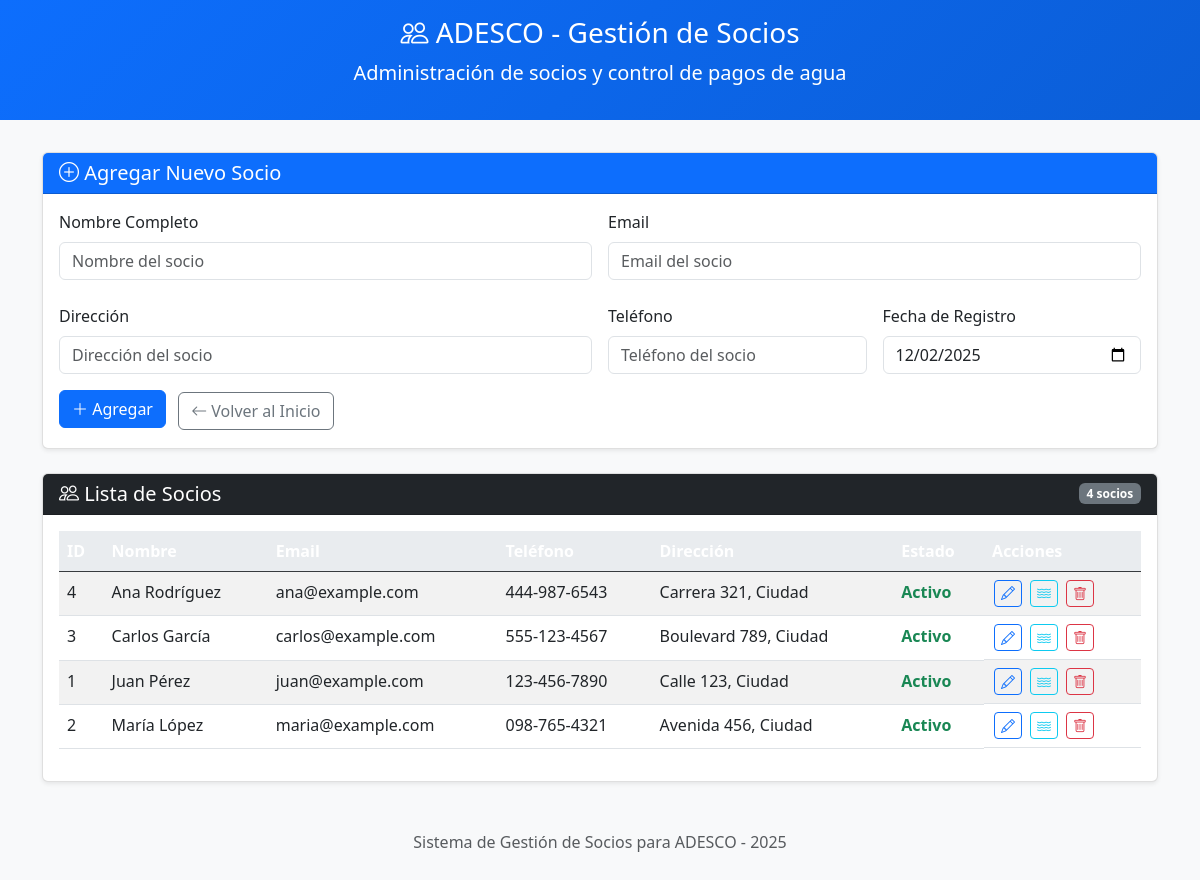
/members.php, run on the app's committed database.
### tables this page shows
CREATE TABLE members (
    id INT AUTO_INCREMENT PRIMARY KEY,
    name VARCHAR(255) NOT NULL,
    address VARCHAR(255),
    phone VARCHAR(20),
    email VARCHAR(255),
    registration_date DATE NOT NULL,
    status ENUM('active', 'inactive') DEFAULT 'active',
    created_at TIMESTAMP DEFAULT CURRENT_TIMESTAMP,
    updated_at TIMESTAMP DEFAULT CURRENT_TIMESTAMP ON UPDATE CURRENT_TIMESTAMP
);

### members.php (the view, shortened to what this page needs)
<?php
$conn = getConnection();
$sql = "SELECT * FROM members ORDER BY name";
$stmt = $conn->query($sql);
$members = $stmt->fetchAll(PDO::FETCH_ASSOC);
$edit_member = null;
?>
<!DOCTYPE html>
<html lang="es">
<head>
    <link href="https://cdn.jsdelivr.net/npm/bootstrap@5.3.0/dist/css/bootstrap.min.css" rel="stylesheet">
    <link rel="stylesheet" href="https://cdn.jsdelivr.net/npm/bootstrap-icons@1.7.2/font/bootstrap-icons.css">
</head>
<body>
    <div class="header">
        <div class="container">
            <div class="row">
                <div class="col-12 text-center">
                    <h1 class="h3"><i class="bi bi-people"></i> ADESCO - Gestión de Socios</h1>
                    <p class="lead small">Administración de socios y control de pagos de agua</p>
                </div>
            </div>
        </div>
    </div>
    <div class="container">
        <div class="card mb-4">
            <div class="card-header bg-primary text-white">
                <h3 class="h5 mb-0">
                    <?php echo $edit_member ? '<i class="bi bi-pencil"></i> Editar Socio' : '<i class="bi bi-plus-circle"></i> Agregar Nuevo Socio'; ?>
                </h3>
            </div>
            <div class="card-body">
                <form method="POST" action="">
                    <div class="row g-3">
                        <div class="col-12 col-md-6">
                            <label for="name" class="form-label">Nombre Completo</label>
                            <input type="text" class="form-control" id="name" name="name"
                                   placeholder="Nombre del socio"
                                   value="<?php echo $edit_member ? htmlspecialchars($edit_member['name']) : ''; ?>" required>
                        </div>
                        <div class="col-12 col-md-6">
                            <label for="email" class="form-label">Email</label>
                            <input type="email" class="form-control" id="email" name="email"
                                   placeholder="Email del socio"
                                   value="<?php echo $edit_member ? htmlspecialchars($edit_member['email']) : ''; ?>">
                        </div>
                    </div>
                    <div class="row g-3 mt-2">
                        <div class="col-12 col-md-6">
                            <label for="address" class="form-label">Dirección</label>
                            <input type="text" class="form-control" id="address" name="address"
                                   placeholder="Dirección del socio"
                                   value="<?php echo $edit_member ? htmlspecialchars($edit_member['address']) : ''; ?>">
                        </div>
                        <div class="col-12 col-md-6 col-lg-3">
                            <label for="phone" class="form-label">Teléfono</label>
                            <input type="text" class="form-control" id="phone" name="phone"
                                   placeholder="Teléfono del socio"
                                   value="<?php echo $edit_member ? htmlspecialchars($edit_member['phone']) : ''; ?>">
                        </div>
                        <div class="col-12 col-md-6 col-lg-3">
                            <label for="registration_date" class="form-label">Fecha de Registro</label>
                            <input type="date" class="form-control" id="registration_date" name="registration_date"
                                   value="<?php echo $edit_member ? $edit_member['registration_date'] : date('Y-m-d'); ?>"
                                   <?php echo $edit_member ? '' : 'required'; ?>>
                        </div>
                    </div>
                    <div class="mt-3 d-grid d-md-block">
                        <?php if ($edit_member): ?>
                            <button type="submit" name="update_member" class="btn btn-warning me-2 mb-1">
                                <i class="bi bi-save"></i> Actualizar
                            </button>
                            <a href="members.php" class="btn btn-secondary mb-1">
                                <i class="bi bi-x-circle"></i> Cancelar
                            </a>
                        <?php else: ?>
                            <button type="submit" name="add_member" class="btn btn-primary me-2 mb-1">
                                <i class="bi bi-plus-lg"></i> Agregar
                            </button>
                        <?php endif; ?>
                        <a href="index.php" class="btn btn-outline-secondary">
                            <i class="bi bi-arrow-left"></i> Volver al Inicio
                        </a>
                    </div>
                </form>
            </div>
        </div>
        <div class="card">
            <div class="card-header bg-dark text-white d-flex flex-wrap justify-content-between align-items-center gap-2">
                <h3 class="h5 mb-0"><i class="bi bi-people"></i> Lista de Socios</h3>
                <span class="badge bg-secondary"><?php echo count($members); ?> socios</span>
            </div>
            <div class="card-body">
                <?php if (count($members) > 0): ?>
                    <div class="table-responsive">
                        <table class="table table-striped table-hover">
                            <thead class="table-dark">
                                <tr>
                                    <th>ID</th>
                                    <th>Nombre</th>
                                    <th>Email</th>
                                    <th>Teléfono</th>
                                    <th>Dirección</th>
                                    <th>Estado</th>
                                    <th>Acciones</th>
                                </tr>
                            </thead>
                            <tbody>
                                <?php foreach ($members as $member): ?>
                                    <tr>
                                        <td><?php echo htmlspecialchars($member['id']); ?></td>
                                        <td><?php echo htmlspecialchars($member['name']); ?></td>
                                        <td><?php echo htmlspecialchars($member['email']); ?></td>
                                        <td><?php echo htmlspecialchars($member['phone']); ?></td>
                                        <td><?php echo htmlspecialchars($member['address']); ?></td>
                                        <td>
                                            <span class="<?php echo $member['status'] == 'active' ? 'status-active' : 'status-inactive'; ?>">
                                                <?php echo $member['status'] == 'active' ? 'Activo' : 'Inactivo'; ?>
                                            </span>
                                        </td>
                                        <td class="d-flex flex-wrap gap-1">
                                            <a href="?edit=<?php echo $member['id']; ?>" class="btn btn-sm btn-outline-primary action-btn">
                                                <i class="bi bi-pencil"></i>
                                            </a>
                                            <a href="water_payments.php?member_id=<?php echo $member['id']; ?>" class="btn btn-sm btn-outline-info action-btn">
                                                <i class="bi bi-water"></i>
                                            </a>
                                            <form method="POST" style="display: inline;"
                                                  onsubmit="return confirm('¿Estás seguro de que deseas eliminar este socio?');">
                                                <button type="submit" name="delete_member" class="btn btn-sm btn-outline-danger action-btn">
                                                    <i class="bi bi-trash"></i>
                                                </button>
                                            </form>
                                        </td>
                                    </tr>
                                <?php endforeach; ?>
                            </tbody>
                        </table>
                    </div>
                <?php endif; ?>
            </div>
        </div>
        <footer class="mt-5 mb-4 text-center text-muted">
            <p>Sistema de Gestión de Socios para ADESCO - <?php echo date('Y'); ?></p>
        </footer>
    </div>
</body>
</html>

### members.php (style rules this page uses)
body { background-color: #f8f9fa; padding-bottom: 20px; }
.header { background: linear-gradient(135deg, #0d6efd, #0b5ed7); color: white; padding: 1rem 0; margin-bottom: 2rem; }
.card { box-shadow: 0 0.125rem 0.25rem rgba(0, 0, 0, 0.075); border: 1px solid rgba(0, 0, 0, 0.125); margin-bottom: 1rem; }
.table th { background-color: #e9ecef; }
.action-btn { margin: 0 2px; padding: 2px 6px; }
.status-active { color: #198754; font-weight: bold; }

### data on the page
members: id "4", name "Ana Rodríguez", email "ana@example.com", phone "444-987-6543", address "Carrera 321, Ciudad", status "Activo"
members: id "3", name "Carlos García", email "carlos@example.com", phone "555-123-4567", address "Boulevard 789, Ciudad", status "Activo"
members: id "1", name "Juan Pérez", email "juan@example.com", phone "123-456-7890", address "Calle 123, Ciudad", status "Activo"
members: id "2", name "María López", email "maria@example.com", phone "098-765-4321", address "Avenida 456, Ciudad", status "Activo"

### other printed values
count($members) "4"
